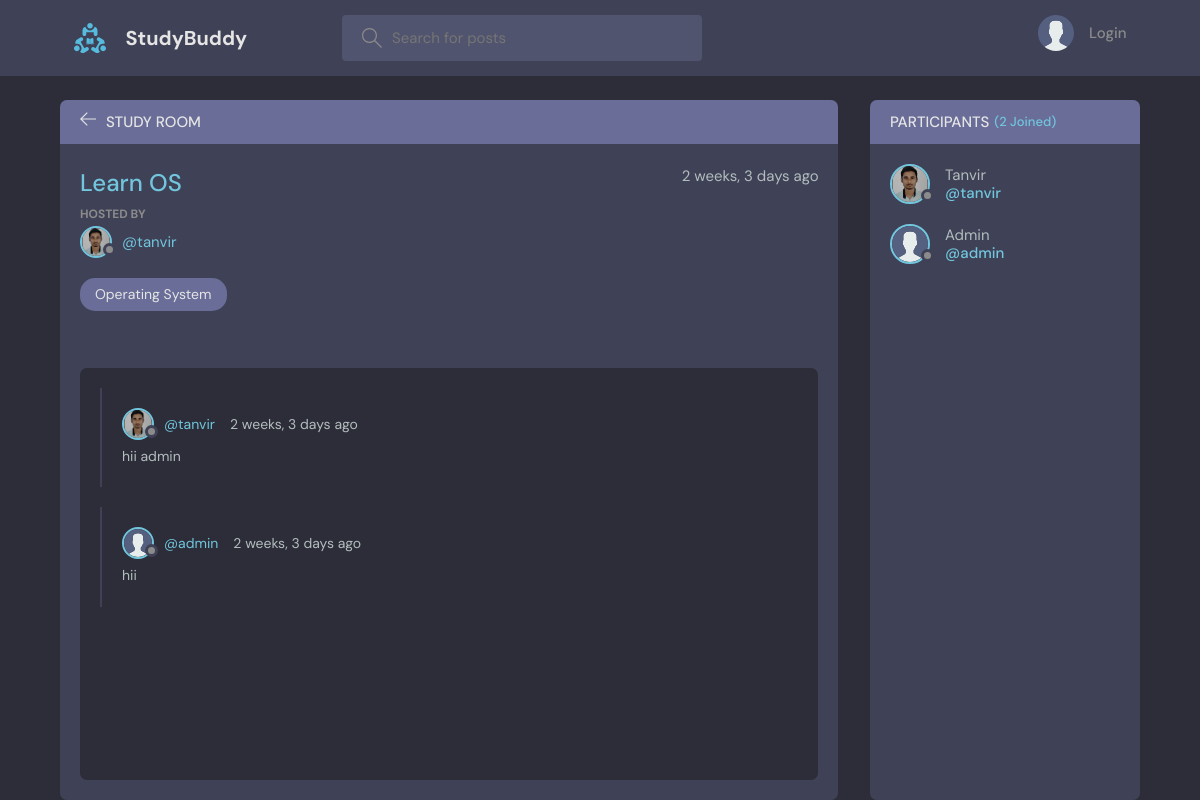
Page /room/15/ on the committed database.
### base/models.py (models this page shows, shortened)
class Room(models.Model):
    host = models.ForeignKey(User, on_delete=models.SET_NULL, null=True)
    topic = models.ForeignKey(Topic, on_delete=models.SET_NULL, null=True)
    name = models.CharField(max_length=200)
    description = models.TextField(null=True, blank=True)
    participants = models.ManyToManyField(
        User, related_name='participants', blank=True)
    updated = models.DateTimeField(auto_now=True)
    created = models.DateTimeField(auto_now_add=True)
    private=models.BooleanField(default=False)
    class Meta:
        ordering = ['-updated', '-created']

class User(AbstractUser):
    name = models.CharField(max_length=200, null=True)
    email = models.EmailField(unique=True, null=True)
    bio = models.TextField(null=True)
    avatar = models.ImageField(null=True, default="avatar.svg")
    USERNAME_FIELD = 'email'
    REQUIRED_FIELDS = ['username']  # Add 'username' to REQUIRED_FIELDS

class Topic(models.Model):
    name = models.CharField(max_length=200)
    def __str__(self):
        return self.name

class Message(models.Model):
    user = models.ForeignKey(User, on_delete=models.CASCADE)
    room = models.ForeignKey(Room, on_delete=models.CASCADE)
    body = models.TextField()
    updated = models.DateTimeField(auto_now=True)
    created = models.DateTimeField(auto_now_add=True)
    class Meta:
        ordering = ['updated', 'created']

### base/views.py (the view)
# urls.py: path('room/<str:pk>/', views.room, name="room"),
def room(request, pk):
    room = Room.objects.get(id=pk)
    room_messages = room.message_set.all()
    participants = room.participants.all()
    joinRequests = room.join_requests.all()
    unAcceptedRequests=0
    for joinRequest in joinRequests:
        if not joinRequest.approveStatus:
            unAcceptedRequests+=1
    requested=False
    for joinRequest in joinRequests:
        if request.user == joinRequest.applicant:
            requested=True
    is_participant = request.user in participants
    if room.private == True:
        if is_participant:
            if request.method == 'POST':
                message = Message.objects.create(
                    user=request.user,
                    room=room,
                    body=request.POST.get('body')
                )
                room.participants.add(request.user)
                return redirect('room', pk=room.id)
        elif not is_participant and not requested:
            if request.method=='POST':
                JoinRequest.objects.create(
                    room=room,
                    applicant=request.user,
                )
                requested=True
                return redirect('room', pk=room.id)
        elif not is_participant and requested:
            if request.method=='POST':
                for joinRequest in joinRequests:
                    if request.user == joinRequest.applicant and room==joinRequest.room:
                        joinRequest.delete()
                requested=False
                return redirect('room', pk=room.id)
    else:
        if request.method == 'POST':
            message = Message.objects.create(
                user=request.user,
                room=room,
                body=request.POST.get('body')
            )
            room.participants.add(request.user)
            return redirect('room', pk=room.id)
    context = {'room': room, 'room_messages': room_messages,
               'participants': participants,
               'is_participant':is_participant,'joinRequests':joinRequests,'requested':requested,'unAcceptedRequests':unAcceptedRequests}  #my context
    return render(request, 'base/room.html', context)

### base/templates/base/room.html (shortened to what this page needs)
{% extends 'main.html' %}
{% block content %}
<main class="profile-page layout layout--2">
  <div class="container">
    <div class="room">
      <div class="room__top">
        <div class="room__topLeft">
          <a href="{% url 'home' %}">
            <svg version="1.1" xmlns="http://www.w3.org/2000/svg" width="32" height="32" viewBox="0 0 32 32">
              <title>arrow-left</title>
              <path
                d="M13.723 2.286l-13.723 13.714 13.719 13.714 1.616-1.611-10.96-10.96h27.625v-2.286h-27.625l10.965-10.965-1.616-1.607z">
              </path>
            </svg>
          </a>
          <h3>Study Room</h3>
        </div>
      </div>
      <div class="room__box scroll">
        <div class="room__header scroll">
          <div class="room__info">
            <h3>{{room.name}}</h3>
            <span>{{room.created|timesince}} ago</span>
          </div>
          <div class="room__hosted">
            <p>Hosted By</p>
            <a href="{% url 'user-profile' room.host.id %}" class="room__author">
              <div class="avatar avatar--small">
                <img src="{{room.host.avatar.url}}" />
              </div>
              <span>@{{room.host.username}}</span>
            </a>
          </div>
          <span class="room__topics">{{room.topic}}</span>
        </div>
        <div class="room__conversation">
          <div class="threads scroll">
            {% for message in room_messages %}
            <div class="thread">
              <div class="thread__top">
                <div class="thread__author">
                  <a href="{% url 'user-profile' message.user.id %}" class="thread__authorInfo">
                    <div class="avatar avatar--small">
                      <img src="{{message.user.avatar.url}}" />
                    </div>
                    <span>@{{message.user.username}}</span>
                  </a>
                  <span class="thread__date">{{message.created|timesince}} ago</span>
                </div>
              </div>
              <div class="thread__details">
                {{message.body}}
              </div>
            </div>
            {% endfor %}
          </div>
        </div>
      </div>
    </div>
    <div class="participants">
      <h3 class="participants__top">Participants <span>({{participants.count}} Joined)</span></h3>
      <div class="participants__list scroll">
        {% for user in participants %}
        <a href="{%  url 'user-profile' user.id %}" class="participant">
          <div class="avatar avatar--medium">
            <img src="{{user.avatar.url}}" />
          </div>
          <p>
            {{user.name}}
            <span>@{{user.username}}</span>
          </p>
        </a>
        {% endfor %}
      </div>
    </div>
  </div>
</main>
{% endblock content %}

### rows in the picture
Room: name "Learn OS", created "2 weeks, 3 days", host.avatar (picture), host.username "tanvir", topic "Operating System"
Message: user.avatar (picture), user.username "tanvir", created "2 weeks, 3 days", body "hii admin"
Message: user.avatar (placeholder picture), user.username "admin", created "2 weeks, 3 days", body "hii"
User: avatar (picture), name "Tanvir", username "tanvir"
User: avatar (placeholder picture), name "Admin", username "admin"

### other values in the picture
{{ participants.count }} "2"
